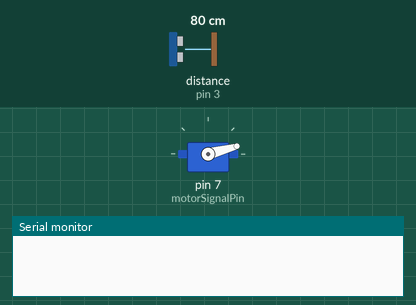
This sketch was run on a simulated Arduino Uno, built with avr-gcc and run on an emulated ATmega328P. Shown: servo, the last lines printed to the serial monitor. Wiring (inferred from the names in the program): ultrasonic range finder: trigger pin 3; echo pin 3. Inputs (shaded band) come from the test bench; at power-on: distance to the obstacle (sensor on pin 3) 80 cm. The echo pulse lasts 58.3 µs per cm.

Above: at 0.01 s.
1.3 s: distance to the obstacle (sensor on pin 3) set to 2 cm
At 2.2 s:
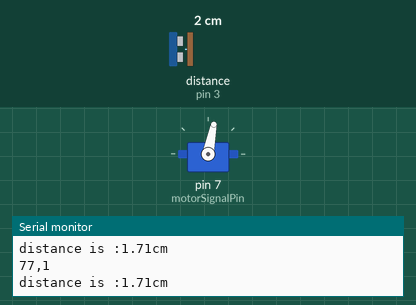
4.3 s: distance to the obstacle (sensor on pin 3) set to 250 cm
At 4.46 s:
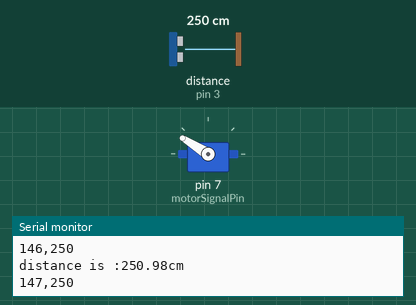
7.3 s: distance to the obstacle (sensor on pin 3) set to 4 cm
At 8.1 s:
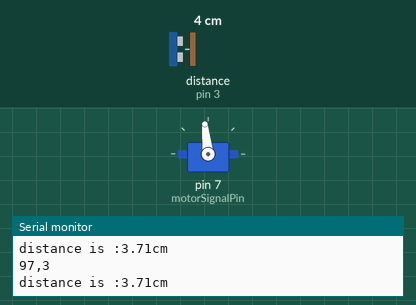
10.3 s: distance to the obstacle (sensor on pin 3) set to 299 cm
Timing chart, 0 to 14.3 s (numbered marks = the images above; inputs shaded):
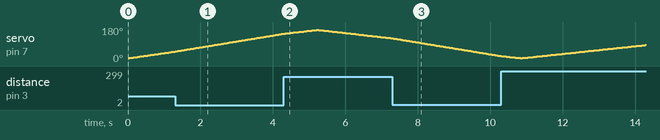

The sketch:

Arduino_Radar.ino
```cpp
#include<Servo.h>

const int SignalPin = 3;
const int motorSignalPin = 7;
const int startingAngle = 15;
const int minimumAngle = 15;
const int maximumAngle = 165;
const int rotationSpeed = 1;

unsigned long Time_Echo_us = 0;
Servo motor;

void setup(void)
{
    motor.attach(motorSignalPin);
    Serial.begin(9600);
}
void loop(void)
{
    static int motorAngle = startingAngle;
    static int motorRotateAmount = rotationSpeed;
    motor.write(motorAngle);
    delay(30);
    SerialOutput(motorAngle, CalculateDistance());
    motorAngle += motorRotateAmount;
    if(motorAngle <= minimumAngle || motorAngle >= maximumAngle) {
        motorRotateAmount = -motorRotateAmount;
    }
}

int CalculateDistance(void)
{
    float distance;
    pinMode(SignalPin, OUTPUT);
    digitalWrite(SignalPin, LOW);
    delayMicroseconds(2);
    digitalWrite(SignalPin, HIGH);
    delayMicroseconds(20);
    digitalWrite(SignalPin, LOW);
    pinMode(SignalPin, INPUT);
    Time_Echo_us = pulseIn(SignalPin, HIGH);
    if ((Time_Echo_us < 60000) && (Time_Echo_us > 1)) {
        distance = Time_Echo_us / 58.00;
        Serial.print("distance is :");
        Serial.print(distance);
        Serial.print("cm");
        Serial.println();
    }
    return int(distance);
}
void SerialOutput(const int angle, const int distance)
{
    String angleString = String(angle);
    String distanceString = String(distance);
    Serial.println(angleString + "," + distanceString);
}
```
